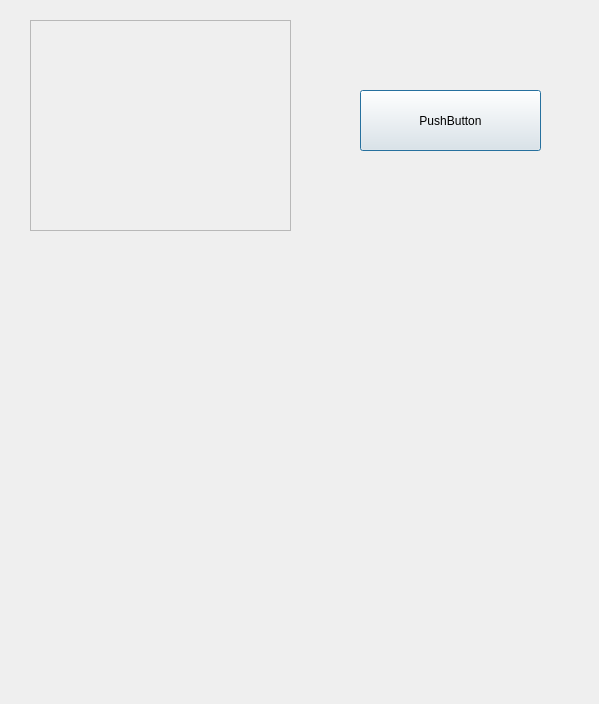
<?xml version="1.0" encoding="UTF-8"?>
<ui version="4.0">
 <class>Dialog</class>
 <widget class="QDialog" name="Dialog">
  <property name="geometry">
   <rect>
    <x>0</x>
    <y>0</y>
    <width>599</width>
    <height>704</height>
   </rect>
  </property>
  <property name="windowTitle">
   <string>Dialog</string>
  </property>
  <widget class="QFrame" name="frame">
   <property name="geometry">
    <rect>
     <x>30</x>
     <y>20</y>
     <width>261</width>
     <height>211</height>
    </rect>
   </property>
   <property name="frameShape">
    <enum>QFrame::StyledPanel</enum>
   </property>
   <property name="frameShadow">
    <enum>QFrame::Raised</enum>
   </property>
  </widget>
  <widget class="QPushButton" name="pushButton">
   <property name="enabled">
    <bool>true</bool>
   </property>
   <property name="geometry">
    <rect>
     <x>360</x>
     <y>90</y>
     <width>181</width>
     <height>61</height>
    </rect>
   </property>
   <property name="text">
    <string>PushButton</string>
   </property>
  </widget>
 </widget>
 <resources/>
 <connections/>
</ui>
